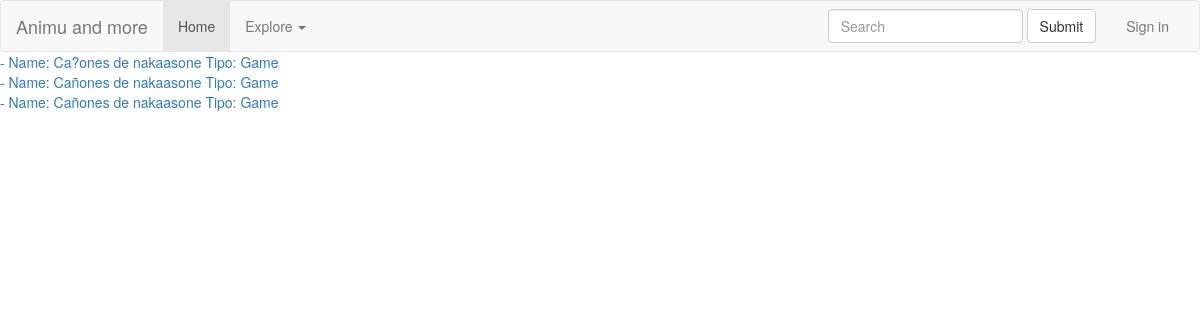
The page /games.php on the database as committed earlier.
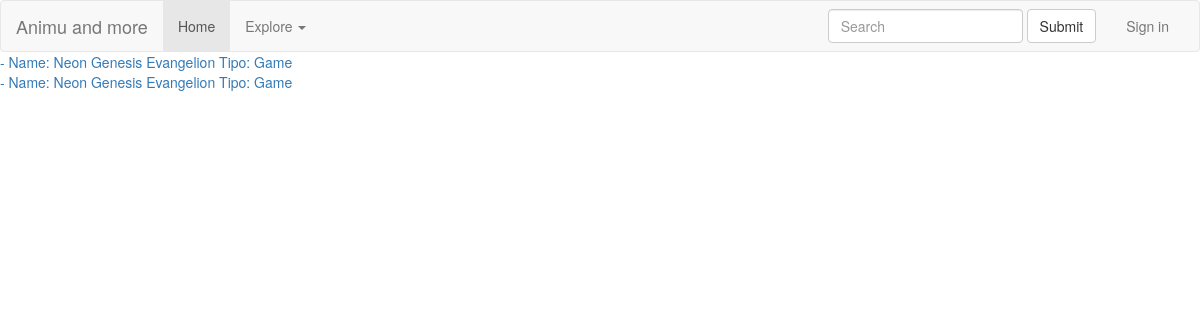
The same page on the database as committed later.
### tables this page shows
CREATE TABLE `content` (
  `ContentID` int(11) NOT NULL,
  `Name` varchar(255) NOT NULL,
  `Type` varchar(255) NOT NULL,
  `Author` varchar(255) DEFAULT NULL,
  `Photo` varchar(255) DEFAULT NULL,
  `BackgroundPhoto` varchar(255) NOT NULL,
  `Genre` varchar(255) DEFAULT NULL,
  `ReleaseDate` date DEFAULT NULL,
  `Description` varchar(255) DEFAULT NULL,
  `RegistrationDate` timestamp NOT NULL DEFAULT CURRENT_TIMESTAMP ON UPDATE CURRENT_TIMESTAMP
);

### games.php (the view, shortened to what this page needs)
<?php
include 'head.php';
?>
<body>
<?php
include 'header.php';
include "connection.php";
$sql = "SELECT * FROM content WHERE type = 'Game'";
$result = $conn->query($sql);
if ($result->num_rows > 0) {
    while($row = $result->fetch_assoc()) {
        echo "<a href='game.php?id=" . $row["ContentID"] ."'> - Name: " . $row["Name"]. " Tipo: " . $row["Type"] ."</a>";
        echo "<br>";
    }
}
else {
    echo "0 results";
}
?>
</body>
</html>

Rows that differ between the two databases and show on the page:
removed content: Name "Ca?ones de nakaasone", Type "Game"
removed content: Name "Cañones de nakaasone", Type "Game"
removed content: Name "Cañones de nakaasone", Type "Game"
added content: Name "Neon Genesis Evangelion", Type "Game"
added content: Name "Neon Genesis Evangelion", Type "Game"
